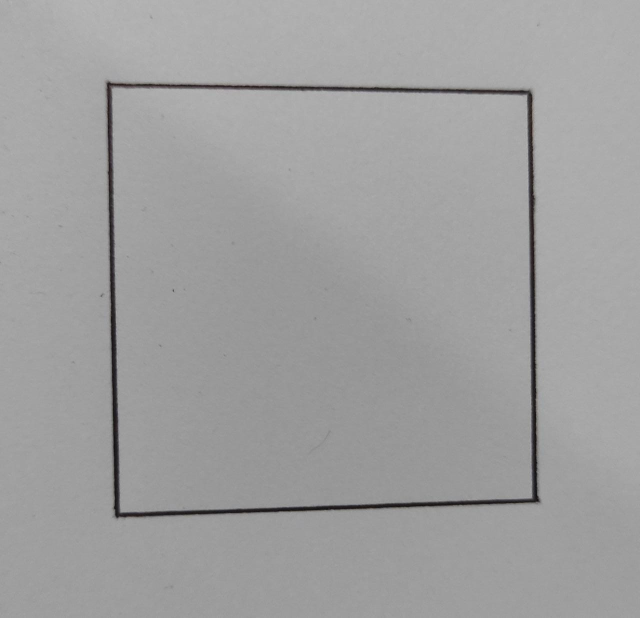
#> input picture Python/Digital Imagem Processing/Calculation of area per image/Referencia.jpeg, 1280 x 1236 px, found by its file name (shown at 1/2 size)
$ jupyter execute --allow-errors Modulo3C.ipynb
#> lines starting #> are read from the running program, lines starting #| are printed output that depends on the picture; after the words box and inside, x2 and y2 are one past the last pixel; in counts of white or black regions, pixels touching at a corner belong together; long printed decimals are rounded
[cell 1]
#@title Calcula área e perímetro da Referência
import cv2 as cv
import numpy as np
from matplotlib import pyplot as plt
from google.colab.patches import cv2_imshow

# Relação de pixels para centímetros
relacao_px_cm = 2.54

# Carrega a imagem de referência e converte para escala de cinza
referencia = cv.imread('/content/drive/MyDrive/Mestrado/Processamento Digital de Imagens/Módulo 3/Módulo 3C/Referencia.jpeg', 0)
#> referencia: shape (1236, 1280); min 6, max 186, mean 159.2

# Converte a imagem binária em contornos
#> (the rest of this cell did not finish here and is left out)

[cell 2]
#@title Calcula área e perímetro do Objeto
import cv2 as cv
import numpy as np
from matplotlib import pyplot as plt
from google.colab.patches import cv2_imshow

# Relação de pixels para centímetros
relacao_px_cm = 2.54

# Carrega a imagem de referência e converte para escala de cinza
referencia = cv.imread('/content/drive/MyDrive/Mestrado/Processamento Digital de Imagens/Módulo 3/Módulo 3C/Referencia.jpeg', 0)

# Carrega a imagem do novo objeto
objeto = cv.imread('/content/drive/MyDrive/Mestrado/Processamento Digital de Imagens/Módulo 3/Módulo 3C/Objeto1.png', 1)
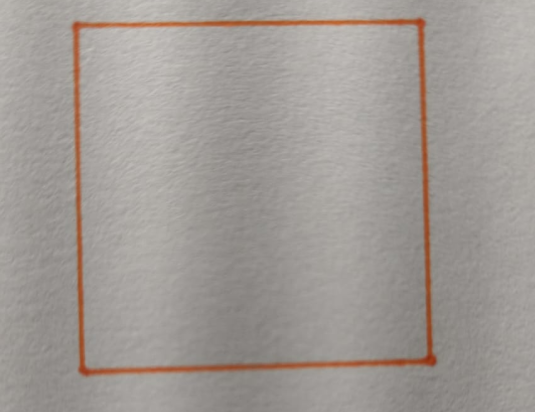
#> input picture Python/Digital Imagem Processing/Calculation of area per image/Objeto1.png, 535 x 412 px, found by its file name
#> objeto is the input picture: shape (412, 535, 3); mean B, G, R 149.7, 154.3, 160.5

# Converte a imagem do novo objeto para escala de cinza
objeto_gray = cv.cvtColor(objeto, cv.COLOR_BGR2GRAY)
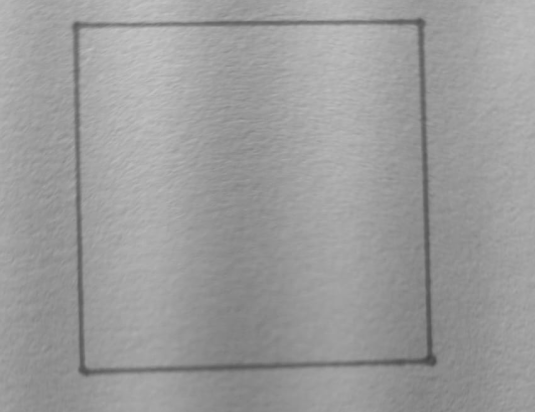
#> objeto_gray: shape (412, 535); min 67, max 196, mean 155.7

# Redimensiona a imagem do novo objeto para ter o mesmo tamanho da imagem de referência
objeto_gray_resized = cv.resize(objeto_gray, (referencia.shape[1], referencia.shape[0]))
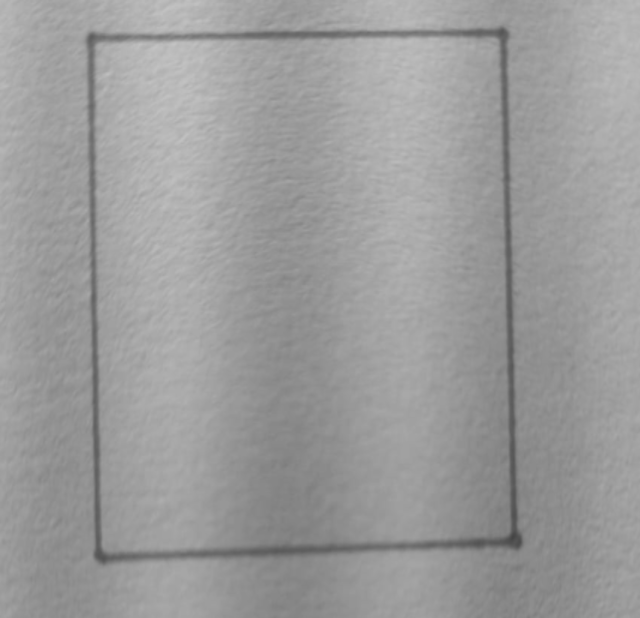
#> objeto_gray_resized: shape (1236, 1280) (shown at 1/2 size); min 67, max 196, mean 155.6

# Calcula a diferença absoluta entre a imagem do novo objeto e a imagem de referência
diff = cv.absdiff(objeto_gray_resized, referencia)
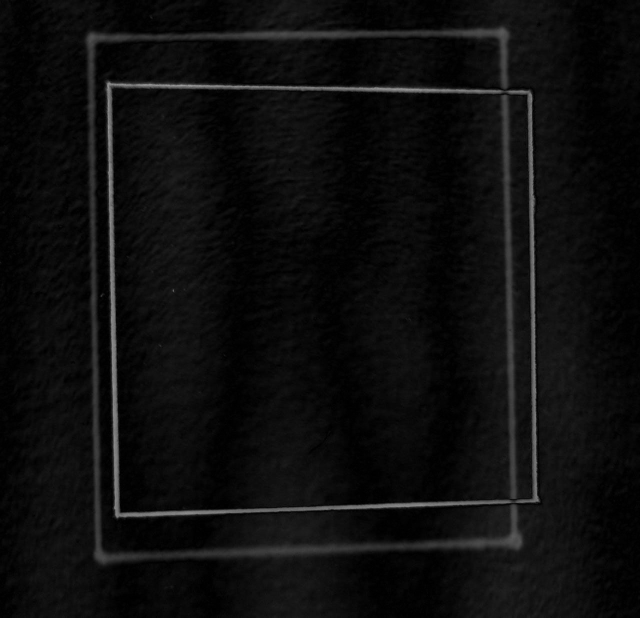
#> diff: shape (1236, 1280) (shown at 1/2 size); min 0, max 160, mean 13.2

# Cria uma imagem binária, onde os pixels diferentes são marcados como brancos
thresh = cv.threshold(diff, 0, 255, cv.THRESH_BINARY)[1]
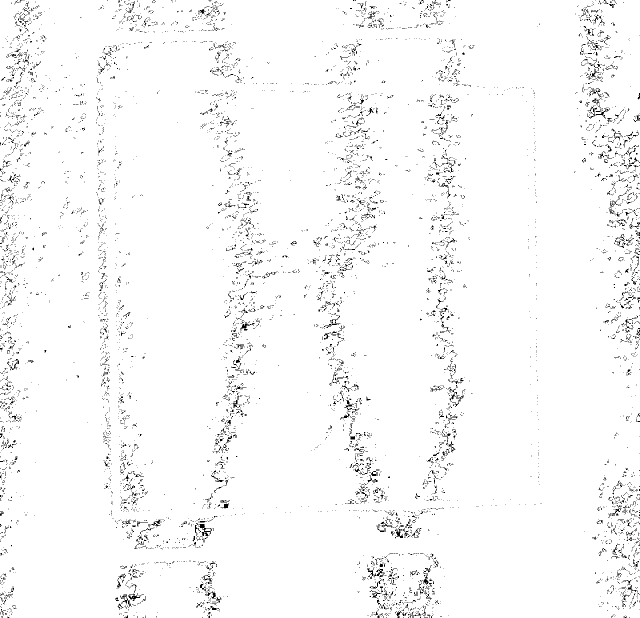
#> thresh: shape (1236, 1280) (shown at 1/2 size); 97.4% white; black in thin lines or dots

# Encontra os contornos na imagem binária
contours, _ = cv.findContours(thresh, cv.RETR_EXTERNAL, cv.CHAIN_APPROX_SIMPLE)
#> contours = 8 contours, 7 with area under 20; largest, box (x1, y1, x2, y2) and area: (0, 0, 1280, 1236) 1578325

# Calcula a área do objeto contando o número de pixels brancos na imagem binária
area_objeto_px = cv.countNonZero(thresh)
#> area_objeto_px = 1540862
area_objeto_cm = area_objeto_px * relacao_px_cm**2
#> area_objeto_cm = 9941025.3

# Calcula o perímetro do objeto
perimetro_objeto = 0
for contour in contours:
    perimetro_objeto += cv.arcLength(contour, True)
#> this loop made 8 passes
#> (contour, perimetro_objeto) on passes 1, 3, 4, 5, 6, 7: ([[0, 1024], [0, 1026], [2, 1026], [2, 1024]], 8), ([[1278, 828], [1278, 829], [1279, 829], [1279, 828]], 20.83), ([[1279, 468]], 20.83), ([[1279, 465]], 20.83), ([[1278, 238], [1279, 238]], 22.83), ([[1279, 191]], 22.83)
#> perimetro_objeto on passes 2, 8: 16.83, 5862
#> after the loop, perimetro_objeto = 5862

# Exibe a área e o perímetro do objeto em centímetros
print("Área do objeto:", area_objeto_cm, "cm²")
#| Área do objeto: 9941025.2792 cm²
print("Perímetro do objeto:", perimetro_objeto * relacao_px_cm, "cm")
#| Perímetro do objeto: 14889.527 cm
